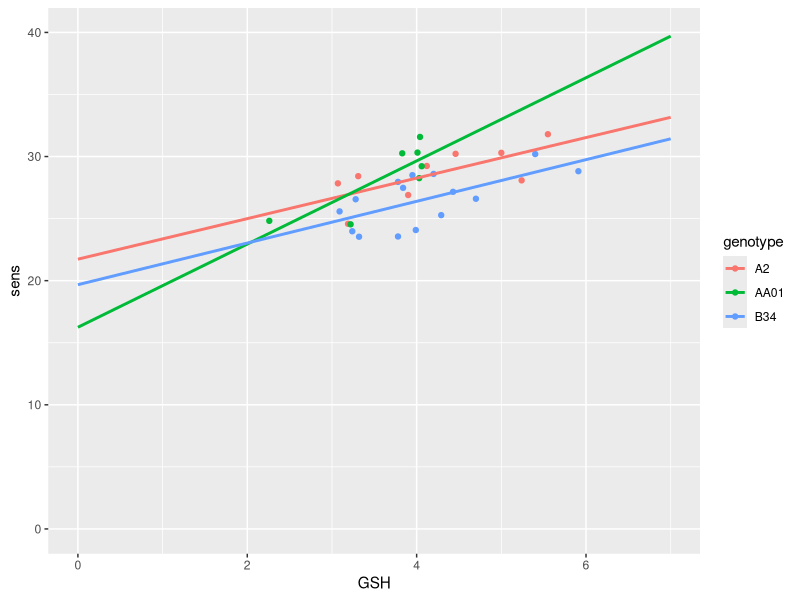

R code for this plot:
library(ggplot2)
#data input
response <- read.table("response.txt", skip = 6, header = TRUE)
str(response)
ggplot(data = response,
       aes(x = GSH, y = sens, col = genotype)) +
  geom_point() +
  xlim(0, 7) +
  ylim(0, 40) +
  geom_smooth(method = "lm", se =FALSE, fullrange = TRUE)

mod <- lm(data = response, sens ~ GSH * genotype)
summary(mod)

anova(mod)

mod_2  <- update(mod, .~. -GSH:genotype)

summary(mod_2)
